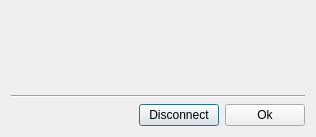
<ui version="4.0" >
 <class>Disconnect</class>
 <widget class="QDialog" name="Disconnect" >
  <property name="geometry" >
   <rect>
    <x>0</x>
    <y>0</y>
    <width>316</width>
    <height>137</height>
   </rect>
  </property>
  <property name="windowTitle" >
   <string>Sinerji</string>
  </property>
  <property name="windowIcon" >
   <iconset>
    <normaloff>images/icon.png</normaloff>images/icon.png</iconset>
  </property>
  <layout class="QGridLayout" name="gridLayout" >
   <item row="0" column="0" >
    <layout class="QVBoxLayout" name="verticalLayout" >
     <item>
      <layout class="QHBoxLayout" name="horizontalLayout_2" >
       <item>
        <widget class="QLabel" name="iconDisLabel" >
         <property name="text" >
          <string/>
         </property>
         <property name="pixmap" >
          <pixmap>images/connect.png</pixmap>
         </property>
        </widget>
       </item>
       <item>
        <widget class="QLabel" name="clientTextLabel" >
         <property name="text" >
          <string/>
         </property>
        </widget>
       </item>
      </layout>
     </item>
     <item>
      <widget class="Line" name="line" >
       <property name="orientation" >
        <enum>Qt::Horizontal</enum>
       </property>
      </widget>
     </item>
     <item>
      <layout class="QHBoxLayout" name="horizontalLayout" >
       <item>
        <spacer name="horizontalSpacer" >
         <property name="orientation" >
          <enum>Qt::Horizontal</enum>
         </property>
         <property name="sizeHint" stdset="0" >
          <size>
           <width>140</width>
           <height>17</height>
          </size>
         </property>
        </spacer>
       </item>
       <item>
        <widget class="QPushButton" name="disconnectButton" >
         <property name="text" >
          <string>Disconnect</string>
         </property>
         <property name="icon" >
          <iconset>
           <normaloff>images/disconnect.png</normaloff>images/disconnect.png</iconset>
         </property>
        </widget>
       </item>
       <item>
        <widget class="QPushButton" name="okButton" >
         <property name="text" >
          <string>Ok</string>
         </property>
         <property name="icon" >
          <iconset>
           <normaloff>images/buttonApply.png</normaloff>images/buttonApply.png</iconset>
         </property>
        </widget>
       </item>
      </layout>
     </item>
    </layout>
   </item>
  </layout>
 </widget>
 <resources/>
 <connections/>
</ui>
